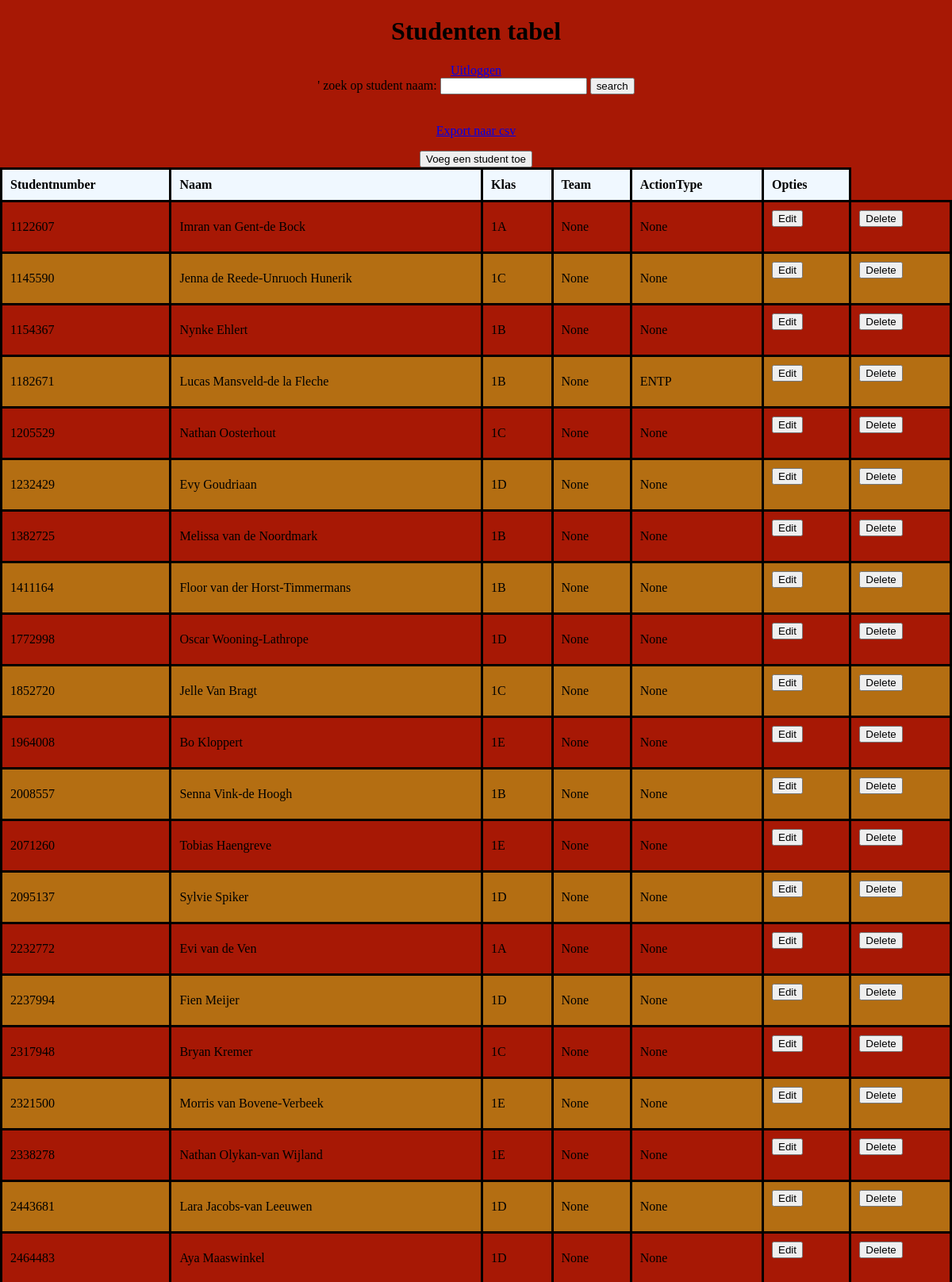
The page /student_table (upper part) on the database its author committed.
### app.py (models this page shows, shortened)
class Students(db.Model):
    student_number = db.Column(db.Integer, primary_key=True)
    student_name = db.Column(db.String(100), nullable=False)
    student_class = db.Column(db.String(2), nullable=False)
    team = db.Column(db.String(50))
    action_type = db.Column(db.String(50))

### app.py (the view)
@app.route('/student_table', methods=['GET'])
def student_table():
    name_search = request.args.get('zoek_naam')
    if name_search:
        students = Students.query.filter(Students.student_name.contains(name_search)).all()
    else:
        students = Students.query.all()
    return render_template('student_table.html', students=students)

### templates/student_table.html
{% extends 'base.html' %}
{% block head %}
<link rel="stylesheet" type="text/css" href="../static/style/style.css">
{% endblock %}
{% block content %}
<h1>Studenten tabel</h1>
<a href="{{ url_for('teacher_logout') }}">Uitloggen</a>
<form action="{{ url_for('student_table') }}" method="GET">'
  <label for="zoek_naam" name="zoek_naam"> zoek op student naam:</label>
  <input type="text" id="zoek_naam" name="zoek_naam">
  <input type="submit" value="search">
</form>
<p><a href="{{ url_for('ex_csv') }}">Export naar csv</a></p>
<table id="studentTable">
  <thead>
    <tr>
        <th>Studentnumber</th>
        <th>Naam</th>
        <th>Klas</th>
        <th>Team</th>
        <th>ActionType</th>
        <th>Opties</th>
    </tr>
  </thead>
  <tbody>
    {% for student in students %}
    <tr>
      <td>{{ student.student_number }}</td>
      <td>{{ student.student_name }}</td>
      <td>{{ student.student_class }}</td>
      <td>{{ student.team }}</td>
      <td>{{ student.action_type }}</td>
      <td>
        <form action="{{ url_for('student_update', student_number=student.student_number) }}" method="get">
          <button type="submit">Edit</button>
        </form>
      </td>
      <td>
        <form action="{{ url_for('student_delete', student_number=student.student_number) }}" method="post">
          <button type="submit">Delete</button>
        </form>
      </td>
    </tr>
    {% endfor %}
  </tbody>
  <form action="{{ url_for('add_student') }}" method="get">
    <input type="submit" value="Voeg een student toe">
  </form>
</table>
{% endblock %}

### templates/base.html (shortened to what this page needs)
<!DOCTYPE html>
<html lang="en">
<head>
    {% block head %}{% endblock %}
</head>
<body>
    {% block content %}
    {% endblock %}
</body>
</html>

### static/style/style.css (style rules this page uses)
body { background-color: rgb(167, 24, 5); margin: 0; height: 100vh; display: flex; flex-direction: column; justify-content: space-evenly; align-items: center; }
table { border-collapse: collapse; width: 100%; }
th, td { border: 3px solid black; text-align: left; padding: 10px; }
th { background-color: aliceblue; }
tr:nth-child(even) { background-color: rgb(180, 110, 18); }
form { margin-bottom: 21px; }

### rows shown on the page
Students: student_number "1122607", student_name "Imran van Gent-de Bock", student_class "1A", team "None", action_type "None"
Students: student_number "1145590", student_name "Jenna de Reede-Unruoch Hunerik", student_class "1C", team "None", action_type "None"
Students: student_number "1154367", student_name "Nynke Ehlert", student_class "1B", team "None", action_type "None"
Students: student_number "1182671", student_name "Lucas Mansveld-de la Fleche", student_class "1B", team "None", action_type "ENTP"
Students: student_number "1205529", student_name "Nathan Oosterhout", student_class "1C", team "None", action_type "None"
Students: student_number "1232429", student_name "Evy Goudriaan", student_class "1D", team "None", action_type "None"
Students: student_number "1382725", student_name "Melissa van de Noordmark", student_class "1B", team "None", action_type "None"
Students: student_number "1411164", student_name "Floor van der Horst-Timmermans", student_class "1B", team "None", action_type "None"
Students: student_number "1772998", student_name "Oscar Wooning-Lathrope", student_class "1D", team "None", action_type "None"
Students: student_number "1852720", student_name "Jelle Van Bragt", student_class "1C", team "None", action_type "None"
Students: student_number "1964008", student_name "Bo Kloppert", student_class "1E", team "None", action_type "None"
Students: student_number "2008557", student_name "Senna Vink-de Hoogh", student_class "1B", team "None", action_type "None"
Students: student_number "2071260", student_name "Tobias Haengreve", student_class "1E", team "None", action_type "None"
Students: student_number "2095137", student_name "Sylvie Spiker", student_class "1D", team "None", action_type "None"
Students: student_number "2232772", student_name "Evi van de Ven", student_class "1A", team "None", action_type "None"
Students: student_number "2237994", student_name "Fien Meijer", student_class "1D", team "None", action_type "None"
Students: student_number "2317948", student_name "Bryan Kremer", student_class "1C", team "None", action_type "None"
Students: student_number "2321500", student_name "Morris van Bovene-Verbeek", student_class "1E", team "None", action_type "None"
Students: student_number "2338278", student_name "Nathan Olykan-van Wijland", student_class "1E", team "None", action_type "None"
Students: student_number "2443681", student_name "Lara Jacobs-van Leeuwen", student_class "1D", team "None", action_type "None"
Students: student_number "2464483", student_name "Aya Maaswinkel", student_class "1D", team "None", action_type "None"
